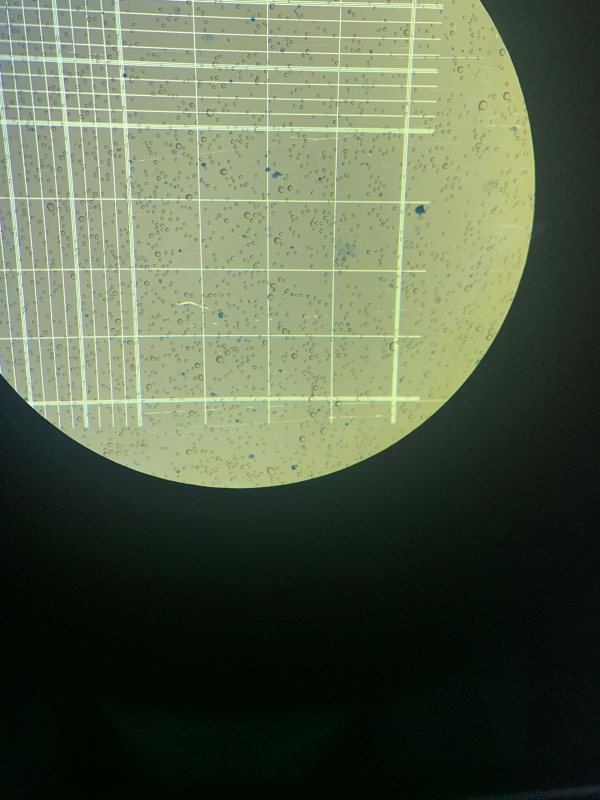
#> input picture tests/imgs/1.jpeg, 1200 x 1600 px (shown at 1/2 size)
$ python -i detect_and_merge_lines_hough.py   (imports and definitions only)
#> lines starting #> are read from the running program, lines starting #| are printed output that depends on the picture; after the words box and inside, x2 and y2 are one past the last pixel; in counts of white or black regions, pixels touching at a corner belong together
#> further down, picture is the input picture: shape (1600, 1200, 3); mean B, G, R 74.2, 97.7, 86.6
import cv2 as cv
import numpy as np
import matplotlib.pyplot as plt
from sklearn.cluster import DBSCAN


def detect_and_merge_lines_hough(
    img, kernel_size=5, canny_threshold1=30, canny_threshold2=90,
    k=3000, hough_threshold=160, debug=False
) -> list[tuple[float, float]]:
    """
    Detects straight lines in an image using the Hough Line Transform and merges
    multiple nearly-parallel and overlapping detections into single representative
    lines using DBSCAN clustering in (rho, theta) parameter space.

    Returns:
        list of tuples (rho, theta) representing merged lines in Hough space.
        rho: distance from origin to the line
        theta: angle in radians

    This is the refactored function (moved to `src/` for reuse). See the project
    code for parameter descriptions.
    """
#> called with kernel_size = 5, canny_threshold1 = 30, canny_threshold2 = 90, k = 3000, hough_threshold = 160, debug = False

    # --- Preprocesamiento ---
    img_blured = cv.GaussianBlur(img, (kernel_size, kernel_size), 1.5)
    canny_edges = cv.Canny(img_blured, canny_threshold1, canny_threshold2)
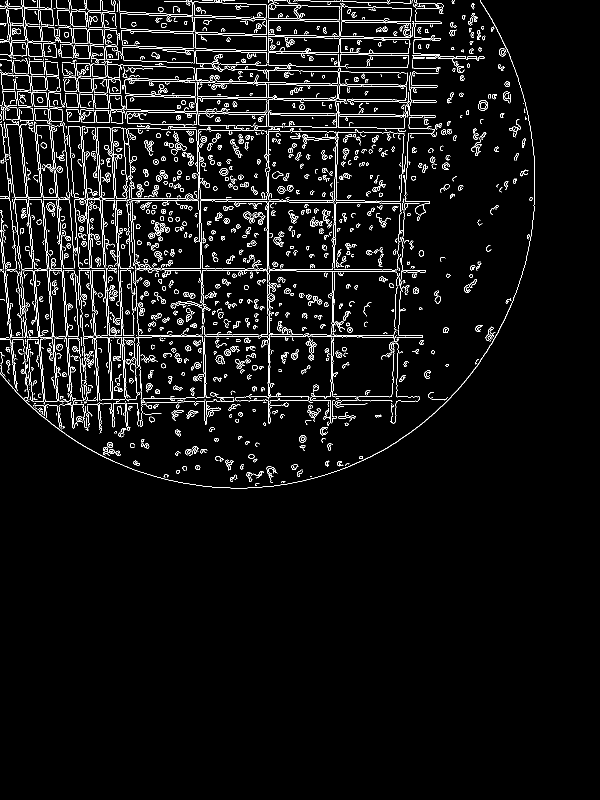
#> canny_edges: shape (1600, 1200) (shown at 1/2 size); 4.4% white in thin lines or dots, all inside (x1, y1, x2, y2) = (0, 0, 1070, 977)

    if debug:
        plt.figure(figsize=(12, 10), dpi=100)
        plt.subplot(221)
        plt.imshow(img, cmap="gray")
        plt.title("Original")
        plt.axis("off")

    # --- Hough ---
    lines = cv.HoughLines(
        canny_edges,
        1,
        np.pi / 180,
        hough_threshold
    )
#> lines = 444 rows, first 8: [252, 1.59], [216, 1.59], [83, 1.61], [-85, 3.07], [-211, 3.09], [537, 0], [186, 1.59], [-88, 3.07]

    if lines is None:
        return []

    # Guardar originales
    rhos = []
    thetas = []
    for curline in lines:
        rho, theta = curline[0]
        rhos.append(rho)
        thetas.append(theta)
#> this loop made 444 passes
#> after the loop, rhos = 444 values, max 832 at index 123, min -528 at index 110, mean 288; thetas = 444 values, max 3.12 at index 99, min 0 at index 5, mean 1.55

    rhos = np.array(rhos)
    thetas = np.array(thetas)

    # --- Merge lines using DBSCAN clustering ---
    # Prepare data: normalize rho and theta for distance calculation
    # rho ranges from 0 to max_rho (diagonal of image)
    # theta ranges from 0 to pi

    max_rho = np.sqrt(img.shape[0]**2 + img.shape[1]**2)
#> max_rho = 2000

    # Create feature matrix: normalize rho and theta to similar scales
    # theta is in radians [0, pi], rho in pixels [0, max_rho]
    features = np.column_stack([
        rhos / max_rho,  # normalize rho to [0, 1]
        thetas / np.pi   # normalize theta to [0, 1]
    ])
#> features = 444 pairs, first value -0.264 to 0.416, second value 0 to 0.994

    # Apply DBSCAN clustering
    # eps: maximum distance between points in a cluster
    # min_samples: minimum number of points to form a core point
    clustering = DBSCAN(eps=0.01, min_samples=1).fit(features)
    labels = clustering.labels_
#> labels = 444 values, max 70 at index 443, min 0 at index 0, mean 13.61

    # Group lines by cluster
    unique_labels = np.unique(labels)
#> unique_labels = 71 values from 0 to 70
    merged_lines = []

    for label in unique_labels:
        cluster_indices = np.where(labels == label)[0]
        cluster_rhos = rhos[cluster_indices]
        cluster_thetas = thetas[cluster_indices]

        # Average the cluster to get representative line
        mean_rho = np.mean(cluster_rhos)
        mean_theta = np.mean(cluster_thetas)

        merged_lines.append((mean_rho, mean_theta))
#> this loop made 71 passes
#> (cluster_indices, cluster_rhos, cluster_thetas, mean_rho, mean_theta) on passes 3, 5, 6, 7: ([5, 38, 148, 239, 381], [537, 533, 539, 549, 545], [0, 0, 0, 0.0175, 0.0175], 540.6, 0.00698), ([13, 14, 55, 143, 152, 393], [678, 675, 684, 665, 680, 667], [0.0175, 0.0175, 0.0349, 0, 0.0349, 0], 674.8, 0.0175), ([15, 40, 41, 77, 78, 340, 374], [679, 673, 670, 661, 675, 658, 685], [1.55, 1.57, 1.57, 1.59, 1.55, 1.59, 1.55], 671.6, 1.57), ([17, 90, 128, 168, 181, 182, 243], [393, 400, 389, 397, 415, 379, 381], [1.59, 1.57, 1.59, 1.59, 1.55, 1.61, 1.61], 393.4, 1.59)
#> (mean_rho, mean_theta) on passes 1, 2, 4, 13, 15: (170.3, 1.59), (-151.8, 3.07), (28, 1.6), (588.7, 0.785), (9.16, 2.36)
#> after the loop, merged_lines = 71 pairs, first value -527 to 823.5, second value 0.00698 to 3.12

    # --- Debug visual ---
    if debug:
        plt.subplot(222)
        plt.imshow(img_blured, cmap="gray")
        plt.title("Blured")
        plt.axis("off")

        plt.subplot(223)
        plt.imshow(canny_edges, cmap="gray")
        plt.title("Canny Edges")
        plt.axis("off")

        debug_img = img.copy()
        if len(debug_img.shape) == 2:
            debug_img = cv.cvtColor(debug_img, cv.COLOR_GRAY2BGR)

        # Convertir (rho, theta) a (x1, y1, x2, y2) para dibujar
        for rho, theta in merged_lines:
            a = np.cos(theta)
            b = np.sin(theta)
            x0 = a * rho
            y0 = b * rho
            x1 = int(x0 + k * (-b))
            y1 = int(y0 + k * (a))
            x2 = int(x0 - k * (-b))
            y2 = int(y0 - k * (a))
            cv.line(debug_img, (x1, y1), (x2, y2), (255, 0, 0), 2)

        plt.subplot(224)
        plt.imshow(cv.cvtColor(debug_img, cv.COLOR_BGR2RGB))
        plt.title("Merged Hough Lines")
        plt.axis("off")
        plt.tight_layout()
        plt.show()

    return merged_lines

>>> import cv2
>>> picture = cv2.imread('imgs/1.jpeg')
>>> result = detect_and_merge_lines_hough(picture)
#> result has the same summary as merged_lines in detect_and_merge_lines_hough

$ run again, on tests/imgs/10.jpeg
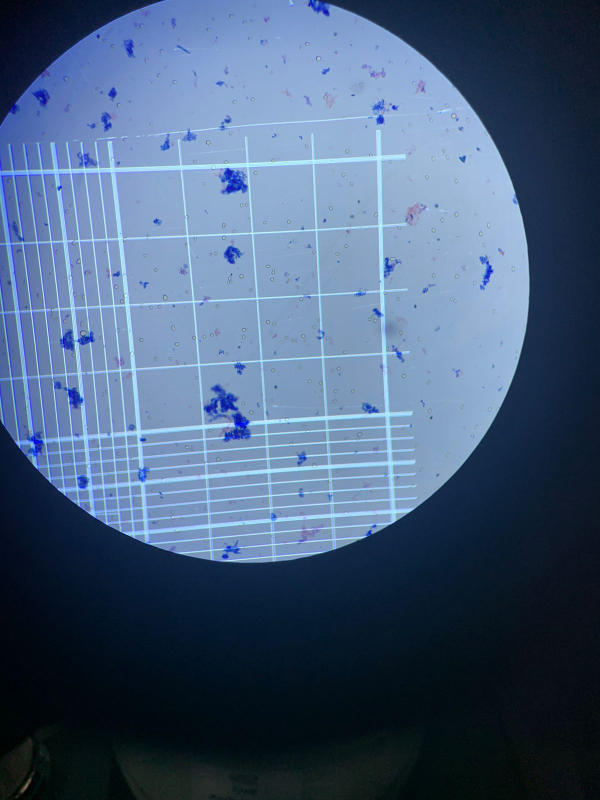
#> input picture tests/imgs/10.jpeg, 1200 x 1600 px (shown at 1/2 size)
#> picture is the input picture: shape (1600, 1200, 3); mean B, G, R 123.2, 93.9, 71.8
#> in detect_and_merge_lines_hough, `canny_edges = cv.Canny(img_blured, canny_threshold1, canny_threshold2)`:
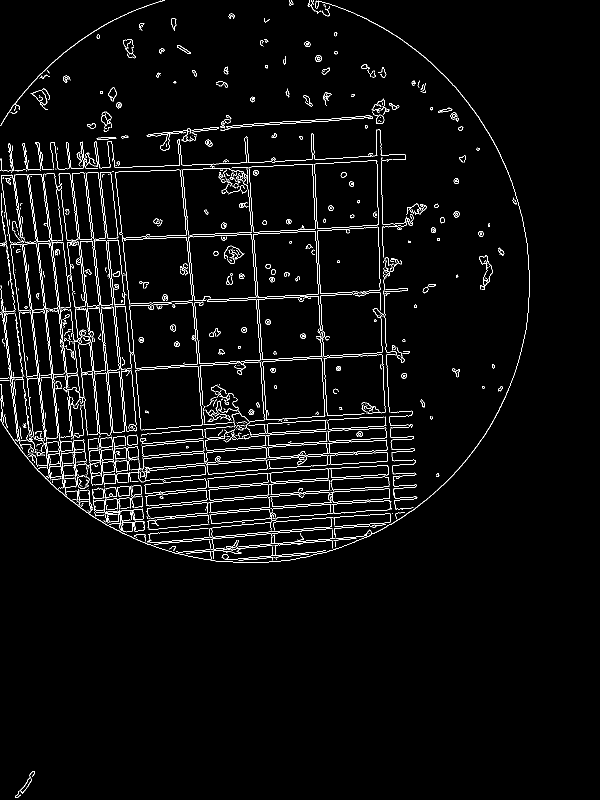
#> canny_edges: shape (1600, 1200) (shown at 1/2 size); 2.9% white in thin lines or dots, all inside (x1, y1, x2, y2) = (0, 0, 1059, 1596)
#> lines = 150 rows, first 8: [-473, 3.07], [-469, 3.07], [-330, 3.05], [-133, 3.04], [-605, 3.09], [620, 1.52], [624, 1.52], [-160, 3.04]
#> the loop in detect_and_merge_lines_hough, `for curline in lines:` made 150 passes
#> after the loop in detect_and_merge_lines_hough, `for curline in lines:`: rhos = 150 values, max 1134 at index 65, min -757 at index 53, mean 358.7; thetas = 150 values, max 3.12 at index 53, min 1.47 at index 122, mean 2.23
#> features = 150 pairs, first value -0.379 to 0.567, second value 0.467 to 0.994
#> labels = 150 values, max 11 at index 60, min 0 at index 0, mean 4.79
#> unique_labels = [0, 1, 2, 3, 4, 5, 6, 7, 8, 9, 10, 11]
#> the loop in detect_and_merge_lines_hough, `for label in unique_labels:` made 12 passes
#> (cluster_indices, cluster_rhos, cluster_thetas, mean_rho, mean_theta) on passes 1, 2, 4, 5: ([0, 1, 130, 138, 146], [-473, -469, -461, -484, -458], [3.07, 3.07, 3.05, 3.09, 3.05], -469, 3.07), ([2, 8, 24, 67, 141], [-330, -334, -343, -348, -322], [3.05, 3.05, 3.07, 3.07, 3.04], -335.4, 3.06), ([4, 14, 93, 117], [-605, -609, -595, -618], [3.09, 3.09, 3.07, 3.11], -606.8, 3.09), ([5, 6, 97, 113], [620, 624, 631, 628], [1.52, 1.52, 1.5, 1.5], 625.8, 1.51)
#> after the loop in detect_and_merge_lines_hough, `for label in unique_labels:`: merged_lines = [(-469, 3.07), (-335.4, 3.06), (-79.71, 3.03), (-606.8, 3.09), (625.8, 1.51), (754.2, 1.5), (491.8, 1.52), (975.6, 1.49), (351, 1.53), (1132.5, 1.48), (-740.8, 3.11), (290.5, 1.49)]
#> result has the same summary as merged_lines in detect_and_merge_lines_hough

$ run again, on tests/imgs/11.jpeg
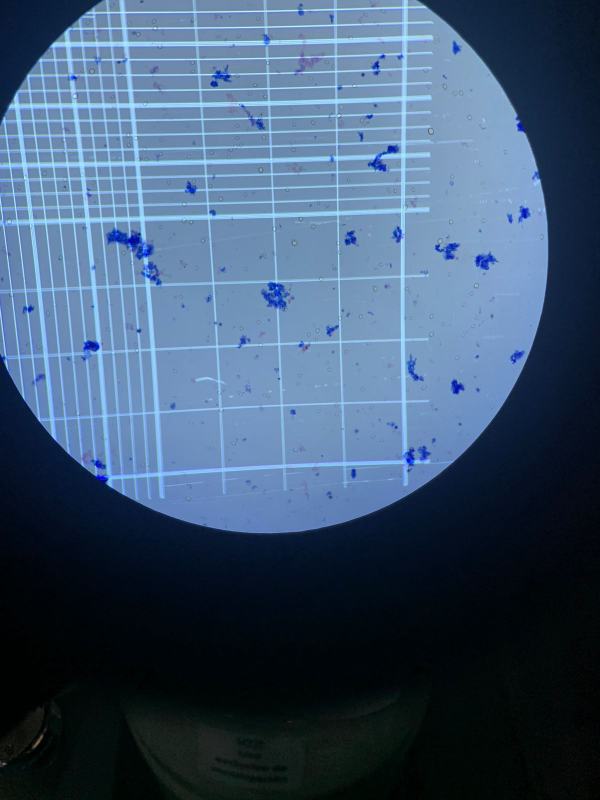
#> input picture tests/imgs/11.jpeg, 1200 x 1600 px (shown at 1/2 size)
#> picture is the input picture: shape (1600, 1200, 3); mean B, G, R 112, 85.6, 62.6
#> in detect_and_merge_lines_hough, `canny_edges = cv.Canny(img_blured, canny_threshold1, canny_threshold2)`:
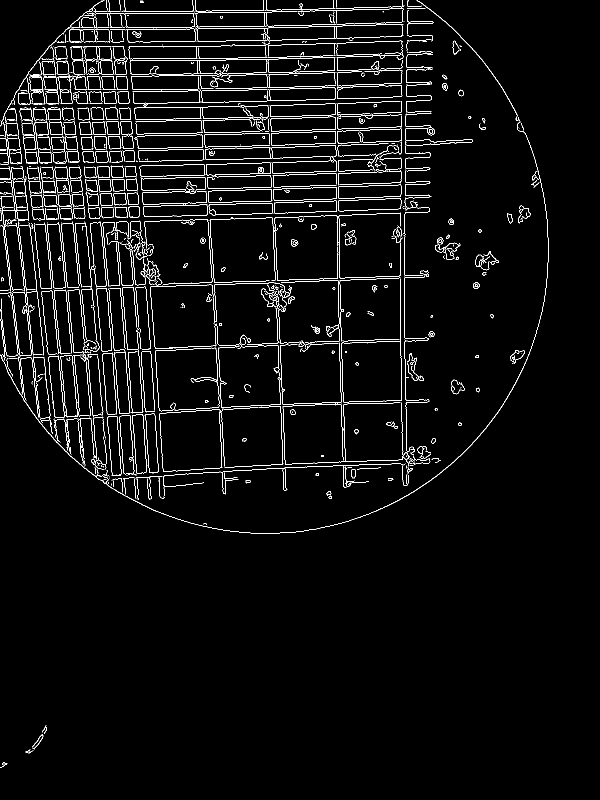
#> canny_edges: shape (1600, 1200) (shown at 1/2 size); 3.4% white in thin lines or dots, all inside (x1, y1, x2, y2) = (0, 0, 1097, 1535)
#> lines = 175 rows, first 8: [-384, 3.07], [579, 1.54], [-666, 3.12], [247, 1.55], [584, 1.54], [301, 1.55], [-670, 3.12], [717, 1.52]
#> the loop in detect_and_merge_lines_hough, `for curline in lines:` made 175 passes
#> after the loop in detect_and_merge_lines_hough, `for curline in lines:`: rhos = 175 values, max 972 at index 98, min -797 at index 37, mean 117.5; thetas = 175 values, max 3.12 at index 2, min 0 at index 31, mean 2.15
#> features = 175 pairs, first value -0.398 to 0.486, second value 0 to 0.994
#> labels = 175 values, max 15 at index 167, min 0 at index 0, mean 5.64
#> unique_labels = [0, 1, 2, 3, 4, 5, 6, 7, 8, 9, 10, 11, 12, 13, 14, 15]
#> the loop in detect_and_merge_lines_hough, `for label in unique_labels:` made 16 passes
#> (cluster_indices, cluster_rhos, cluster_thetas, mean_rho, mean_theta) on passes 1, 2, 3, 5: ([0, 45, 46, 56, 169], [-384, -399, -394, -388, -410], [3.07, 3.09, 3.09, 3.07, 3.11], -395, 3.09), ([1, 4, 143, 156, 159], [579, 584, 586, 592, 571], [1.54, 1.54, 1.52, 1.52, 1.55], 582.4, 1.53), ([2, 6, 8, 132], [-666, -670, -658, -654], [3.12, 3.12, 3.11, 3.11], -662, 3.12), ([7, 40, 55, 76], [717, 705, 710, 712], [1.52, 1.54, 1.54, 1.52], 711, 1.53)
#> after the loop in detect_and_merge_lines_hough, `for label in unique_labels:`: merged_lines = [(-395, 3.09), (582.4, 1.53), (-662, 3.12), (282.5, 1.55), (711, 1.53), (-528.8, 3.1), (-133.8, 3.05), (809.2, 0.00436), (-793, 3.12), (95.26, 1.55), (834, 1.53), (959.8, 1.52), (30.75, 1.55), (48.5, 3.02), (675, 0), (35, 2.36)]
#> result has the same summary as merged_lines in detect_and_merge_lines_hough

$ run again, on tests/imgs/12.jpeg
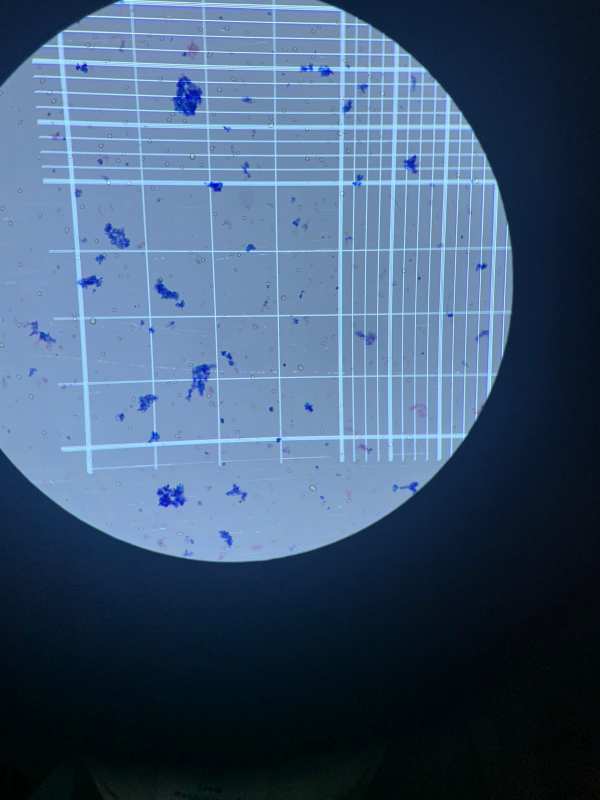
#> input picture tests/imgs/12.jpeg, 1200 x 1600 px (shown at 1/2 size)
#> picture is the input picture: shape (1600, 1200, 3); mean B, G, R 117, 88.8, 65.3
#> in detect_and_merge_lines_hough, `canny_edges = cv.Canny(img_blured, canny_threshold1, canny_threshold2)`:
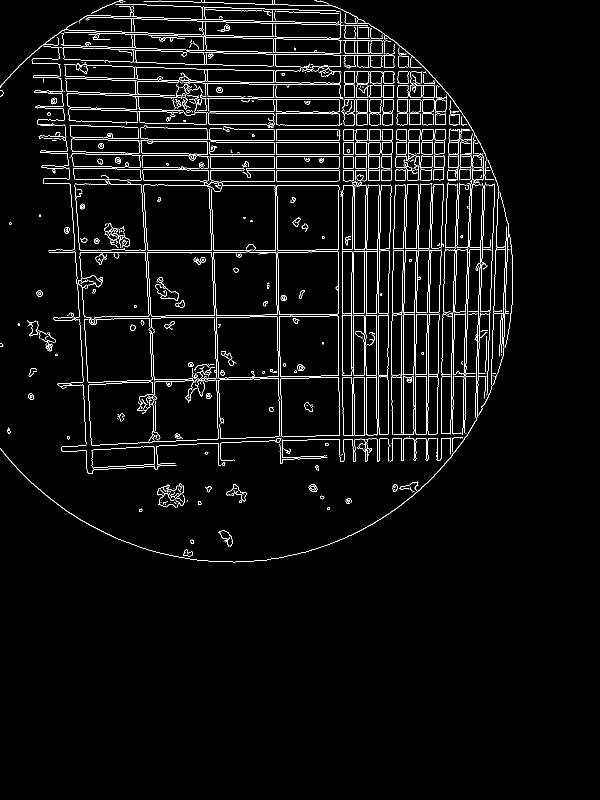
#> canny_edges: shape (1600, 1200) (shown at 1/2 size); 3.3% white in thin lines or dots, all inside (x1, y1, x2, y2) = (0, 0, 1026, 1125)
#> lines = 186 rows, first 8: [500, 1.57], [-543, 3.12], [716, 0.0175], [504, 1.57], [742, 0.0175], [55, 1.61], [738, 0.0175], [-409, 3.11]
#> the loop in detect_and_merge_lines_hough, `for curline in lines:` made 186 passes
#> after the loop in detect_and_merge_lines_hough, `for curline in lines:`: rhos = 186 values, max 1031 at index 169, min -791 at index 183, mean 370.7; thetas = 186 values, max 3.12 at index 1, min 0 at index 12, mean 1.34
#> features = 186 pairs, first value -0.396 to 0.516, second value 0 to 0.994
#> labels = 186 values, max 21 at index 185, min 0 at index 0, mean 6.24
#> unique_labels = 22 values from 0 to 21
#> the loop in detect_and_merge_lines_hough, `for label in unique_labels:` made 22 passes
#> (cluster_indices, cluster_rhos, cluster_thetas, mean_rho, mean_theta) on passes 1, 2, 4: ([0, 3, 22, 130], [500, 504, 511, 515], [1.57, 1.57, 1.55, 1.55], 507.5, 1.56), ([1, 8, 142], [-543, -547, -534], [3.12, 3.12, 3.11], -541.3, 3.12), ([5, 29, 59, 145], [55, 59, 64, 68], [1.61, 1.61, 1.59, 1.59], 61.5, 1.6)
#> after the loop in detect_and_merge_lines_hough, `for label in unique_labels:`: merged_lines = 22 items, first 6: (507.5, 1.56), (-541.3, 3.12), (830.1, 0.0168), (61.5, 1.6), (-406, 3.1), (107.4, 1.6)
#> result has the same summary as merged_lines in detect_and_merge_lines_hough
